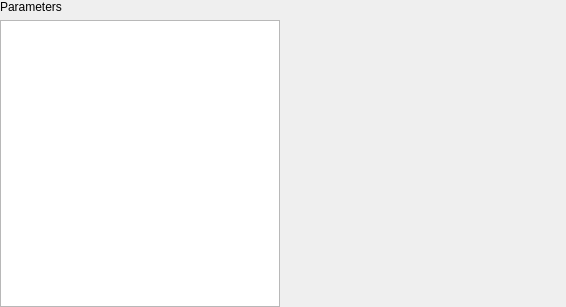
<?xml version="1.0" encoding="UTF-8"?>
<ui version="4.0">
 <class>form</class>
 <widget class="QWidget" name="form">
  <property name="geometry">
   <rect>
    <x>0</x>
    <y>0</y>
    <width>566</width>
    <height>307</height>
   </rect>
  </property>
  <property name="windowTitle">
   <string>Form</string>
  </property>
  <layout class="QGridLayout" name="gridLayout" columnstretch="1,1">
   <property name="leftMargin">
    <number>0</number>
   </property>
   <property name="topMargin">
    <number>0</number>
   </property>
   <property name="rightMargin">
    <number>0</number>
   </property>
   <property name="bottomMargin">
    <number>0</number>
   </property>
   <item row="0" column="0">
    <widget class="QLabel" name="parametersLabel">
     <property name="text">
      <string>Parameters</string>
     </property>
    </widget>
   </item>
   <item row="1" column="0">
    <widget class="QListView" name="parametersListView">
     <property name="editTriggers">
      <set>QAbstractItemView::NoEditTriggers</set>
     </property>
    </widget>
   </item>
   <item row="0" column="1" rowspan="2">
    <widget class="ExportParameterWidget" name="parameterExportWidget" native="true"/>
   </item>
  </layout>
 </widget>
 <customwidgets>
  <customwidget>
   <class>ExportParameterWidget</class>
   <extends>QWidget</extends>
   <header>snpanalyzer/gui/widget/export/parameter.h</header>
   <container>1</container>
  </customwidget>
 </customwidgets>
 <resources/>
 <connections/>
</ui>
